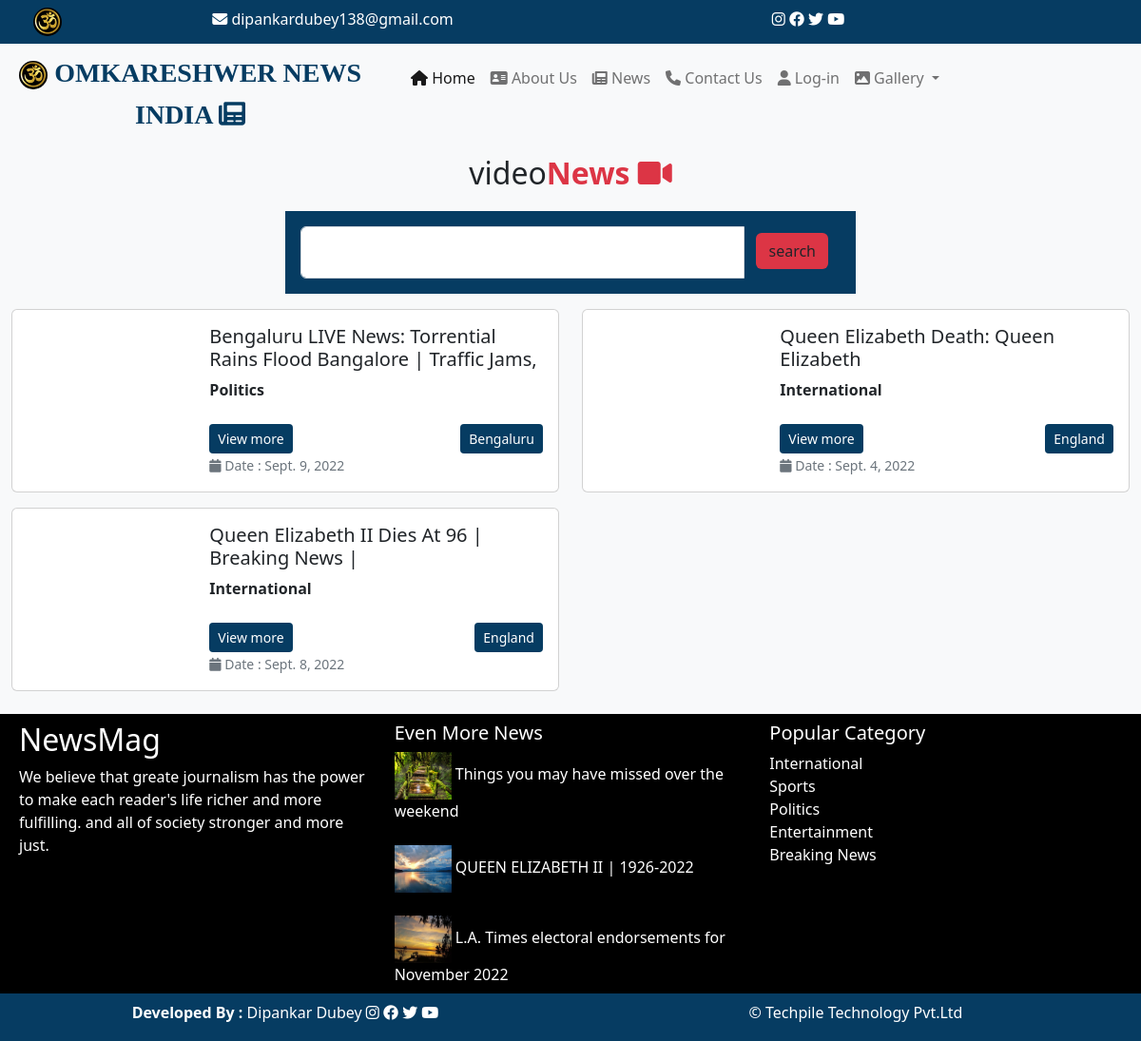
Screenshot of /user/video/ with the database file from the repository.
### user/models.py (models this page shows)
class  videonews(models.Model):
    vlink=models.CharField(max_length=200)
    vhead=models.CharField(max_length=500)
    vcategory=models.CharField(max_length=500)
    vcity=models.CharField(max_length=50)
    vdate=models.DateField()
    vdes=HTMLField()

### user/views.py (the view)
# urls.py: path('video/',views.video),
def video(request):
    from django.db.models import Q
    vdata=videonews.objects.all().order_by('-id')
    if request.method=="GET":
        s=request.GET.get('search')
        if s is not None:
            vdata=videonews.objects.all().filter(Q(vhead__icontains=s) |Q(vcategory__icontains=s) |Q(vcity__icontains=s))
    mydict={"data":vdata}
    return render(request,'user/video.html',context=mydict)

### templates/user/video.html (shortened to what this page needs)
{%extends 'base.html'%}
{% block x %}
<div class="fs-2 text-center">video<b class="text-danger ">News
<i class="fa-solid fa-video"></i></b>
    </div>
<div class="row my-3">
    <div class="col-sm-6 mx-auto bg-mycolor p-3">
        <div class="row">
            <form method="get">
            <div class="input-group">
                <input type="text" name="search" class="form-control  txt"/>
                <span class="input-group-text btn btn-mycolor">
                    <input type="submit"   class="btn btn-mycolor bg-danger" value="search"/>
                </span>
            </div>
                </form>
        </div>
    </div>
</div>
<div class="row">
    {% for i in data %}
    <div class="col-sm-6">
<div class="card mb-3 W-100" >
  <div class="row g-0">
    <div class="col-md-4">
    <iframe class="w-100"  src="{{i.vlink}}" title="You Tube video player"  frameborder="0" allow="accelerometer; autoplay; clipboard-media; gyroscope; picture-in-picture" allowfullscreen></iframe>
    </div>
    <div class="col-md-8">
      <div class="card-body">
        <h5 class="card-title">{{i.vhead}}</h5>
        <b class="card-text">{{i.vcategory}}</b><br/>
            <b class="card-text"></b><br/>
          <a href="/user/vdetail?vid={{i.id}}" class=" btn btn-sm  bg-mycolor  text-mycolor">View more</a>
          <a href="#" class=" btn btn-sm float-end bg-mycolor text-mycolor">{{i.vcity}}</a>
          <p class="card-text"><small class="text-muted">
              <i class="fa-solid fa-calendar"></i> Date : {{i.vdate}}
          </small></p>
      </div>
    </div>
  </div>
</div>
        </div>
    {% endfor %}
</div>
{% endblock %}

### templates/base.html (style rules this page uses)
.bg-mycolor { background:#063c62; }
.text-mycolor { color:white; }

### templates/user/video.html (style rules this page uses)
.txt { height:55px; }

### rows the page displays
videonews: vhead "Bengaluru LIVE News: Torrential Rains Flood Bangalore | Traffic Jams,", vcategory "Politics", vcity "Bengaluru", vdate "Sept. 9, 2022"
videonews: vhead "Queen Elizabeth Death: Queen Elizabeth", vcategory "International", vcity "England", vdate "Sept. 4, 2022"
videonews: vhead "Queen Elizabeth II Dies At 96 | Breaking News |", vcategory "International", vcity "England", vdate "Sept. 8, 2022"
